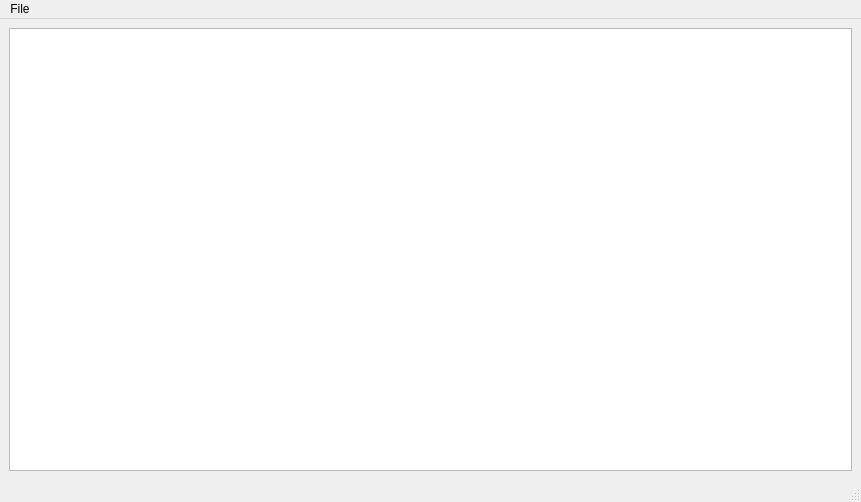
<?xml version="1.0" encoding="UTF-8"?>
<ui version="4.0">
 <class>MainWindow</class>
 <widget class="QMainWindow" name="MainWindow">
  <property name="geometry">
   <rect>
    <x>0</x>
    <y>0</y>
    <width>861</width>
    <height>502</height>
   </rect>
  </property>
  <property name="windowTitle">
   <string>MainWindow</string>
  </property>
  <widget class="QWidget" name="centralwidget">
   <layout class="QHBoxLayout" name="horizontalLayout">
    <item>
     <widget class="QGraphicsView" name="graphicsView"/>
    </item>
   </layout>
  </widget>
  <widget class="QMenuBar" name="menubar">
   <property name="geometry">
    <rect>
     <x>0</x>
     <y>0</y>
     <width>861</width>
     <height>22</height>
    </rect>
   </property>
   <widget class="QMenu" name="menuFile">
    <property name="title">
     <string>File</string>
    </property>
    <addaction name="actionNew_Neuron"/>
    <addaction name="actionNew_Layer"/>
    <addaction name="actionNew_Net"/>
   </widget>
   <addaction name="menuFile"/>
  </widget>
  <widget class="QStatusBar" name="statusbar"/>
  <action name="actionNew_Neuron">
   <property name="text">
    <string>New Neuron</string>
   </property>
  </action>
  <action name="actionNew_Layer">
   <property name="text">
    <string>New Layer</string>
   </property>
  </action>
  <action name="actionNew_Net">
   <property name="text">
    <string>New Net</string>
   </property>
  </action>
  <action name="actionDelete_Neuron">
   <property name="text">
    <string>Delete</string>
   </property>
  </action>
  <action name="actionDelete_Layer">
   <property name="text">
    <string>Delete Layer</string>
   </property>
  </action>
  <action name="actionDelete_Net">
   <property name="text">
    <string>Delete Net</string>
   </property>
  </action>
 </widget>
 <resources/>
 <connections/>
</ui>
